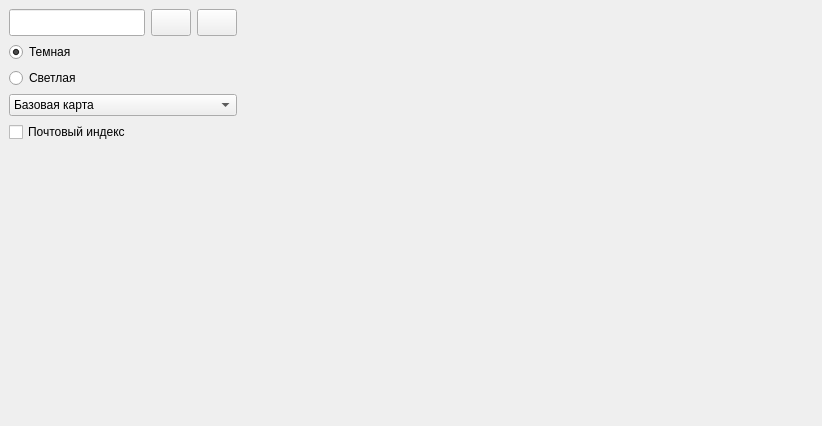
<?xml version="1.0" encoding="UTF-8"?>
<ui version="4.0">
 <class>MainWindow</class>
 <widget class="QMainWindow" name="MainWindow">
  <property name="geometry">
   <rect>
    <x>0</x>
    <y>0</y>
    <width>822</width>
    <height>426</height>
   </rect>
  </property>
  <property name="windowTitle">
   <string>Igor's карты</string>
  </property>
  <widget class="QWidget" name="centralwidget">
   <layout class="QHBoxLayout" name="horizontalLayout" stretch="2,5">
    <item>
     <layout class="QVBoxLayout" name="verticalLayout" stretch="1,1,1,1,1,10">
      <item>
       <layout class="QHBoxLayout" name="horizontalLayout_2" stretch="10,1,1">
        <item>
         <widget class="QLineEdit" name="lineEdit">
          <property name="sizePolicy">
           <sizepolicy hsizetype="Expanding" vsizetype="Expanding">
            <horstretch>0</horstretch>
            <verstretch>0</verstretch>
           </sizepolicy>
          </property>
         </widget>
        </item>
        <item>
         <widget class="QPushButton" name="findButton">
          <property name="sizePolicy">
           <sizepolicy hsizetype="Expanding" vsizetype="Expanding">
            <horstretch>0</horstretch>
            <verstretch>0</verstretch>
           </sizepolicy>
          </property>
          <property name="text">
           <string/>
          </property>
         </widget>
        </item>
        <item>
         <widget class="QPushButton" name="clearButton">
          <property name="sizePolicy">
           <sizepolicy hsizetype="Expanding" vsizetype="Expanding">
            <horstretch>0</horstretch>
            <verstretch>0</verstretch>
           </sizepolicy>
          </property>
          <property name="text">
           <string/>
          </property>
          <property name="default">
           <bool>false</bool>
          </property>
          <property name="flat">
           <bool>false</bool>
          </property>
         </widget>
        </item>
       </layout>
      </item>
      <item>
       <widget class="QRadioButton" name="darkThemeButton">
        <property name="text">
         <string>Темная</string>
        </property>
        <property name="checked">
         <bool>true</bool>
        </property>
        <attribute name="buttonGroup">
         <string notr="true">themeButtonGroup</string>
        </attribute>
       </widget>
      </item>
      <item>
       <widget class="QRadioButton" name="lightThemeButton">
        <property name="text">
         <string>Светлая</string>
        </property>
        <attribute name="buttonGroup">
         <string notr="true">themeButtonGroup</string>
        </attribute>
       </widget>
      </item>
      <item>
       <widget class="QComboBox" name="mapTypeComboBox">
        <item>
         <property name="text">
          <string>Базовая карта</string>
         </property>
        </item>
        <item>
         <property name="text">
          <string>Для автомобильной навигации</string>
         </property>
        </item>
        <item>
         <property name="text">
          <string>Для общественного транспорта</string>
         </property>
        </item>
        <item>
         <property name="text">
          <string>Административная</string>
         </property>
        </item>
       </widget>
      </item>
      <item>
       <widget class="QCheckBox" name="postIndexCheckBox">
        <property name="text">
         <string>Почтовый индекс</string>
        </property>
       </widget>
      </item>
      <item>
       <spacer name="verticalSpacer">
        <property name="orientation">
         <enum>Qt::Orientation::Vertical</enum>
        </property>
        <property name="sizeHint" stdset="0">
         <size>
          <width>20</width>
          <height>40</height>
         </size>
        </property>
       </spacer>
      </item>
     </layout>
    </item>
    <item>
     <widget class="QLabel" name="label">
      <property name="text">
       <string/>
      </property>
     </widget>
    </item>
   </layout>
  </widget>
 </widget>
 <resources/>
 <connections/>
 <buttongroups>
  <buttongroup name="themeButtonGroup"/>
 </buttongroups>
</ui>
